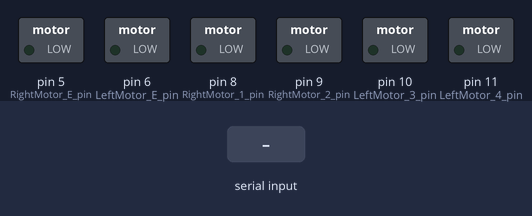
A sketch run on a simulated Arduino Uno, built with avr-gcc and run on an emulated ATmega328P. Parts: switched loads named in the sketch (green lamp = pin HIGH). Inputs (shaded band) come from the test bench. What the sketch prints to the serial monitor is not drawn.

Above: at 1.2 s.
1.3 s: "g" received over Serial
At 2.1 s:
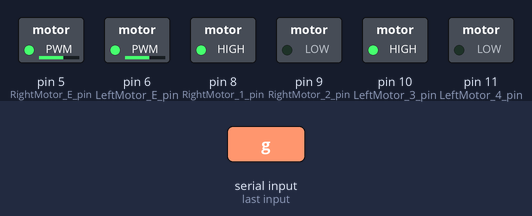
2.8 s: "b" received over Serial
At 3.2 s:
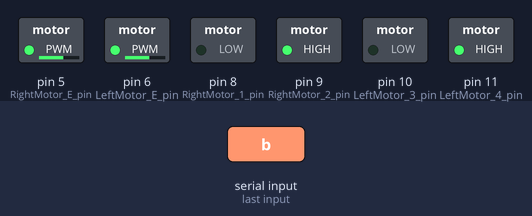
4.3 s: "s" received over Serial
At 5.5 s:
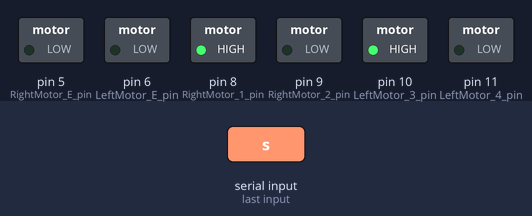
Timing chart, 0 to 7.3 s (numbered marks = the images above; inputs shaded):
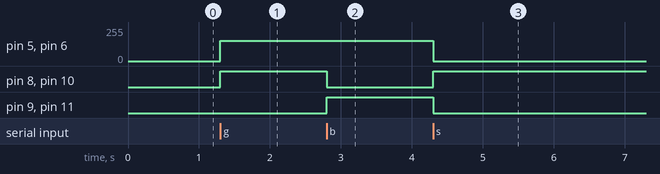

Measured:
- after the input at 1.3 s, pin 5 (RightMotor_E_pin), pin 6 (LeftMotor_E_pin): 0/255 → 153/255 at once; pin 8 (RightMotor_1_pin), pin 10 (LeftMotor_3_pin): LOW → HIGH at once
- after the input at 2.8 s, pin 8 (RightMotor_1_pin), pin 10 (LeftMotor_3_pin): HIGH → LOW at once; pin 9 (RightMotor_2_pin), pin 11 (LeftMotor_4_pin): LOW → HIGH at once
- after the input at 4.3 s, pin 5 (RightMotor_E_pin), pin 6 (LeftMotor_E_pin): 153/255 → 0/255 at once; pin 8 (RightMotor_1_pin), pin 10 (LeftMotor_3_pin): LOW → HIGH at once; pin 9 (RightMotor_2_pin), pin 11 (LeftMotor_4_pin): HIGH → LOW at once

The sketch:

7_RC_CAR_Serial.ino
```cpp
/* 이 소스는 에듀이노(Eduino)에 의해서 번역, 수정, 작성되었고 소유권 또한 에듀이노의 것입니다.
 *  소유권자의 허락을 받지 않고 무단으로 수정, 삭제하여 배포할 시 법적인 처벌을 받을 수도 있습니다.
 *
 *  에듀이노 SmartCar 예제
 *  - 스마트 자동차 전진, 후진, 정지 명령 시리얼통신으로 제어하기 -
 *
 *  PC와 USB케이블을 우노 보드와 연결한 상태에서
 *  터미널을 통해 키보드 명령을 하면 스마트 자동차가 움직이는 예제.
 *
 *  명령
 *  1. 터미널에 키보드로 g 라고 입력함
 *  -> 스마트 카 전진
 *  2. 터미널에 키보드로 b 라고 입력함
 *  -> 스마트 카 후진
 *  3. 터미널에 키보드로 s 라고 입력함
 *  -> 스마트 카 정지
 *
 */

int RightMotor_E_pin = 5;      // 오른쪽 모터의 Enable & PWM
int LeftMotor_E_pin = 6;       // 왼쪽 모터의 Enable & PWM
int RightMotor_1_pin = 8;      // 오른쪽 모터 제어선 IN1
int RightMotor_2_pin = 9;      // 오른쪽 모터 제어선 IN2
int LeftMotor_3_pin = 10;      // 왼쪽 모터 제어선 IN3
int LeftMotor_4_pin = 11;      // 왼쪽 모터 제어선 IN4

int motor_s  = 153;          // 최대 속도(0~255)의 60%

void setup() {
  pinMode(RightMotor_E_pin, OUTPUT);       // 출력모드로 설정
  pinMode(RightMotor_1_pin, OUTPUT);
  pinMode(RightMotor_2_pin, OUTPUT);
  pinMode(LeftMotor_3_pin, OUTPUT);
  pinMode(LeftMotor_4_pin, OUTPUT);
  pinMode(LeftMotor_E_pin, OUTPUT);

  Serial.begin(9600);
  Serial.println("Welcome Eduino!");
}

void loop() {
  if (Serial.available()){
    char command = Serial.read();
    Serial.print("Recived command : ");
    if(command == 'g'){
      motor_role(HIGH, HIGH, motor_s);
      Serial.println("직진");
    }
    else if(command == 'b'){
      motor_role(LOW, LOW, motor_s);
      Serial.println("후진");
    }
    else if(command == 's'){
      motor_role(HIGH, HIGH, 0);
      Serial.println("정지");
    }
    else{
      Serial.println("Wrong command");
    }
  }
}

void motor_role(int R_motor, int L_motor, int Speed){
   digitalWrite(RightMotor_1_pin, R_motor);
   digitalWrite(RightMotor_2_pin, !R_motor);
   digitalWrite(LeftMotor_3_pin, L_motor);
   digitalWrite(LeftMotor_4_pin, !L_motor);

   analogWrite(RightMotor_E_pin, Speed);
   analogWrite(LeftMotor_E_pin, Speed);
}
```
